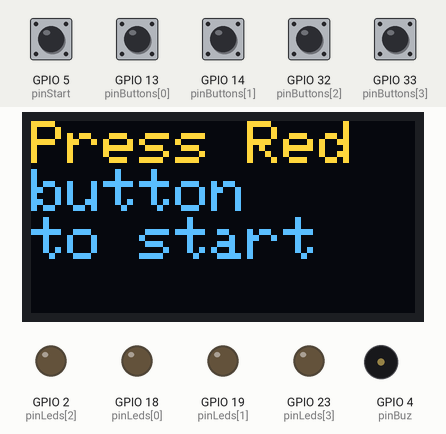
Simulated run of this sketch. Board: ESP32. On the bench: 128×64 one-colour display, output pins drawn as LEDs (lit = HIGH), buzzer (waves = sounding). Inputs (shaded band) come from the test bench; at power-on: GPIO 5 (pinStart), GPIO 13 (pinButtons[0]), GPIO 14 (pinButtons[1]), GPIO 32 (pinButtons[2]), GPIO 33 (pinButtons[3]) HIGH. The OLED is the two-colour kind (top 16 rows yellow); random numbers use the default seed unless the sketch sets one.

Above: at 1.2 s.
1.3 s: GPIO 5 (pinStart) pulled LOW for 0.15 s
At 2.3 s:
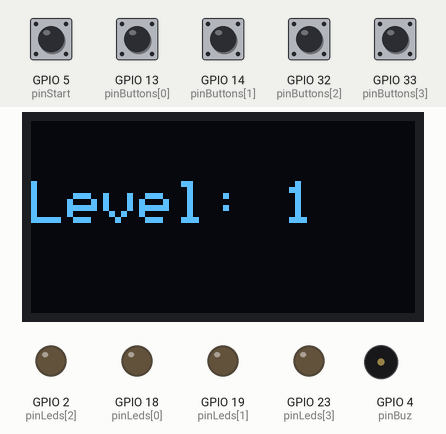
3.4 s: GPIO 14 (pinButtons[1]) pulled LOW for 0.15 s
At 5.7 s:
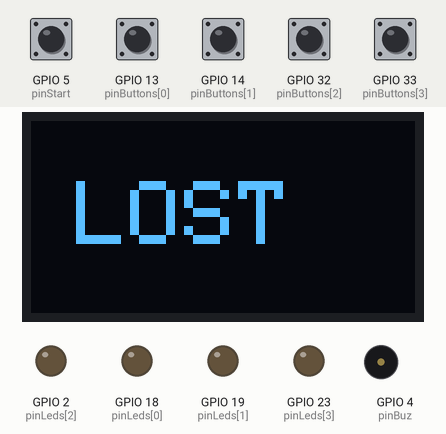
7.1 s: GPIO 5 (pinStart) pulled LOW for 1 s
At 8.5 s:
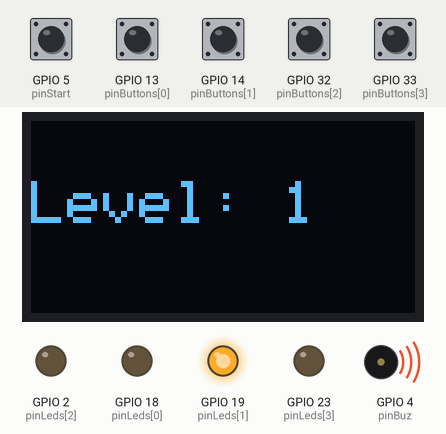
10.1 s: GPIO 14 (pinButtons[1]) pulled LOW for 1 s
At 11.6 s:
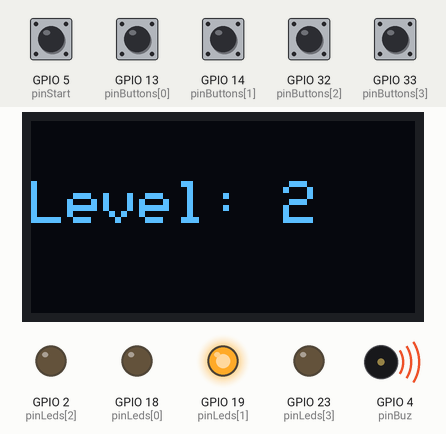
11.7 s: GPIO 32 (pinButtons[2]) pulled LOW for 1 s
At 13.9 s:
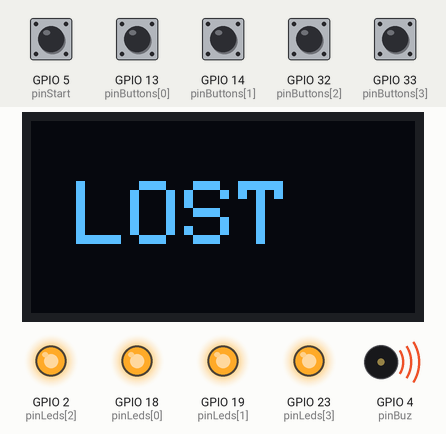
Timing chart, 0 to 15.5 s (numbered marks = the images above; inputs shaded):
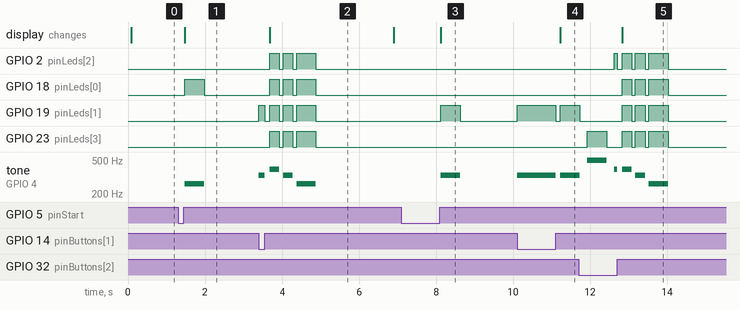

The sketch:

SimonSaysESP32.ino
```cpp
#include <Wire.h>
#include <Adafruit_GFX.h>
#include <Adafruit_SSD1306.h>

#define SCREEN_WIDTH 128
#define SCREEN_HEIGHT 64

Adafruit_SSD1306 display(SCREEN_WIDTH, SCREEN_HEIGHT, &Wire, -1);

const int notes[] = {262, 330, 392, 494};

int const pinLeds[] = {18, 19, 2, 23};
int const pinButtons[] = {13, 14, 32, 33};
int const pinNum = 4;

int const pinBuz = 4;
int const pinStart = 5;

const int MAX_LEVEL = 5;

int sequence[MAX_LEVEL];
int level = 0;

enum States {
  WAITING,
  PLAYING,
  WON,
  LOST
};

States state = WAITING;


//Prototypes des fonctions
void show_sequence();
void leds_off();
bool check_player();
void add_color();
void game_lost();
void game_won();


void setup() {
Serial.begin(115200);

  if (!display.begin(SSD1306_SWITCHCAPVCC, 0x3C)) {
      while (true) {
    }
  }

  display.clearDisplay();
  display.setTextColor(SSD1306_WHITE);
  display.display();

  for (int i = 0; i < pinNum; i++){
    pinMode(pinLeds[i], OUTPUT);
    pinMode(pinButtons[i], INPUT_PULLUP);
    digitalWrite(pinLeds[i], LOW);
  }
  pinMode(pinBuz, OUTPUT);
  pinMode(pinStart, INPUT_PULLUP);

  randomSeed(analogRead(25));

}

void loop() {


  if(state == WAITING) {
    display.clearDisplay();
    display.setCursor(0, 0);
    display.setTextSize(2);
    display.println("Press Red button");
    display.println("to start");
    display.display();

    if (digitalRead(pinStart) == LOW) {
      while (digitalRead(pinStart) == LOW) {}
        level = 0;
        add_color();
        state = PLAYING;
      }
    }

  else if(state == PLAYING) {

    display.clearDisplay();
    display.setCursor(0, 20);
    display.setTextSize(2);
    display.print("Level: ");
    display.println(level);
    display.display();

    show_sequence();
    bool correct = check_player();

    if(correct) {
      if(level == MAX_LEVEL) {
        state = WON;
      }
      else {
        add_color();
      }
    }
    else {
      state = LOST;
    }
  }

  else if(state == WON) {
    display.clearDisplay();
    display.setCursor(25, 20);
    display.setTextSize(3);
    display.println("WON!");
    display.display();

    game_won();

    state = WAITING;
  }

  else if(state == LOST) {
    display.clearDisplay();
    display.setCursor(15, 20);
    display.setTextSize(3);
    display.println("LOST");
    display.display();

    game_lost();
    state = WAITING;
  }


}

void show_sequence() {
  for (int i = 0; i < level; i++) {
    switch (sequence[i]) {
      case 0:
        tone(pinBuz, notes[0]);
        digitalWrite(pinLeds[0], HIGH);
        break;
      case 1:
        tone(pinBuz, notes[1]);
        digitalWrite(pinLeds[1], HIGH);
        break;
      case 2:
        tone(pinBuz, notes[2]);
        digitalWrite(pinLeds[2], HIGH);
        break;
      case 3:
        tone(pinBuz, notes[3]);
        digitalWrite(pinLeds[3], HIGH);
        break;
    }
    delay(500);
    noTone(pinBuz);
    leds_off();
    delay(200);
  }
}

void leds_off() {
  for(int i = 0; i < pinNum; i++) {
    digitalWrite(pinLeds[i], LOW);
  }
}

bool check_player() {
  for (int i = 0; i < level; i++) {
    int pressedButton = -1;
    while(pressedButton == -1) {
      for(int b=0; b < pinNum; b++) {
        if(digitalRead(pinButtons[b]) == LOW) {
          pressedButton = b;
        }
      }
    }

    tone(pinBuz, notes[pressedButton]);
    digitalWrite(pinLeds[pressedButton], HIGH);

    while (digitalRead(pinButtons[pressedButton]) == LOW) {}

    noTone(pinBuz);
    leds_off();
    delay(100);

    if (pressedButton != sequence[i]) {
      return false;
    }

  }

  return true;

}

void game_lost() {

  for (int i = 0; i < pinNum; i++) {
    digitalWrite(pinLeds[i], HIGH);
  }
  tone(pinBuz, 392);
  delay(250);
  leds_off();
  noTone(pinBuz);
  delay(100);

  for (int i = 0; i < pinNum; i++) {
    digitalWrite(pinLeds[i], HIGH);
  }
  tone(pinBuz, 330);
  delay(250);
  leds_off();
  noTone(pinBuz);
  delay(100);

  for (int i = 0; i < pinNum; i++) {
    digitalWrite(pinLeds[i], HIGH);
  }
  tone(pinBuz, 262);
  delay(500);
  leds_off();
  noTone(pinBuz);

  delay(2000);
}

void game_won() {

  for(int i = 0; i < 4; i++) {
    tone(pinBuz, notes[i]);
    for(int j=0; j < 4; j++) {
      digitalWrite(pinLeds[j], HIGH);
      delay(100);
      leds_off();
      delay(50);
    }
    noTone(pinBuz);
  }

  delay(2000);

}

void add_color() {
  sequence[level] = random(0, pinNum);
  level++;
}
```

Measured:
- after the input at 1.3 s, GPIO 18 (pinLeds[0]): LOW → HIGH after 0.18 s, → LOW 0.50 s later; tone on GPIO 4 (pinBuz): silent → 262 Hz after 0.18 s, → silent 0.50 s later; the display: changes after 0.18 s (image 1)
- after the input at 3.4 s, GPIO 2 (pinLeds[2]), GPIO 18 (pinLeds[0]): goes HIGH 0.25 s, LOW 0.10 s, HIGH 0.25 s, LOW 0.10 s, HIGH 0.50 s, then LOW, starting after 0.28 s
- after the input at 7.1 s, GPIO 19 (pinLeds[1]): LOW → HIGH after 1.0 s, → LOW 0.50 s later; tone on GPIO 4 (pinBuz): silent → 330 Hz after 1.0 s, → silent 0.50 s later; the display: changes after 1.0 s (image 3)
- after the input at 10.1 s, GPIO 19 (pinLeds[1]): LOW → HIGH at once, → LOW 1.0 s later, → HIGH 0.13 s later; tone on GPIO 4 (pinBuz): silent → 330 Hz at once, → silent 1.0 s later, → 330 Hz 0.13 s later; the display: changes after 1.1 s (image 4)
- after the input at 11.7 s, GPIO 2 (pinLeds[2]): LOW → HIGH after 0.93 s, then repeats every 0.38 s: LOW 0.13 s, HIGH 0.25 s; GPIO 18 (pinLeds[0]): goes HIGH 0.25 s, LOW 0.10 s, HIGH 0.25 s, LOW 0.10 s, HIGH 0.50 s, then LOW, starting after 1.1 s; the display: changes after 1.1 s (image 5)
